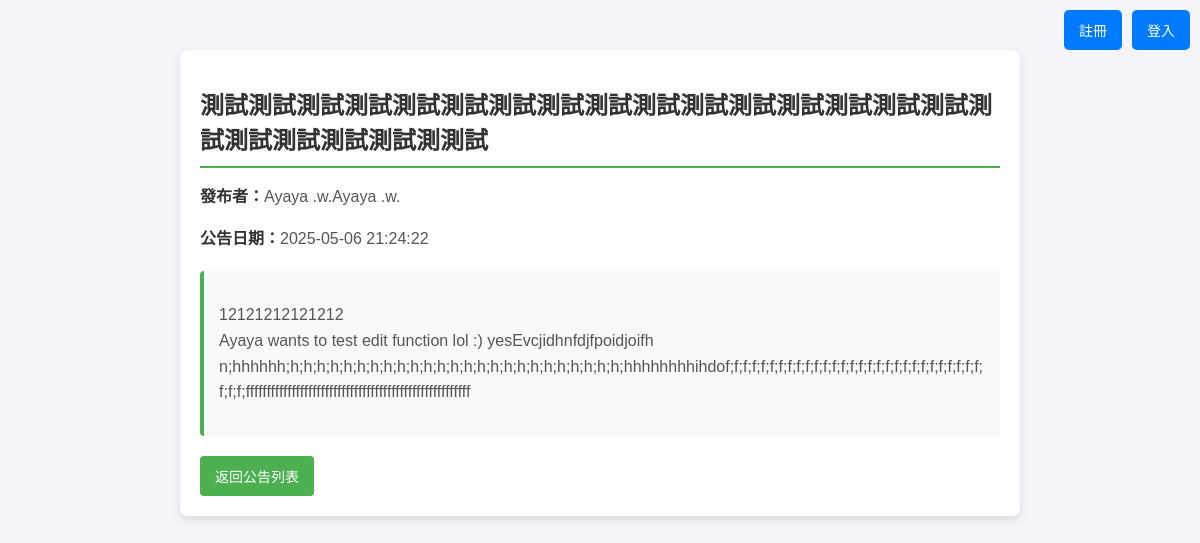
The page /announcement/detail.php?No=3 on the database its author committed.
### tables this page shows
CREATE TABLE `announcement` (
  `No` int(200) NOT NULL,
  `Title` varchar(255) NOT NULL,
  `Content` text NOT NULL,
  `Date` datetime NOT NULL,
  `Publisher` int(100) NOT NULL
);

CREATE TABLE `accounts` (
  `No` int(100) NOT NULL,
  `Email` varchar(100) NOT NULL,
  `Password` varchar(100) NOT NULL,
  `Name` varchar(100) NOT NULL,
  `Type` varchar(100) NOT NULL,
  `Status` enum('active','blocked') NOT NULL DEFAULT 'active',
  `block_reason` text DEFAULT NULL
);

### parsedown/Parsedown.php (called while the page is built, shortened)
<?php
class Parsedown
{
    function text($text)
    {
        $Elements = $this->textElements($text);
        $markup = $this->elements($Elements);
        $markup = trim($markup, "\n");
        return $markup;
    }
    protected function textElements($text)
    {
        $text = str_replace(array("\r\n", "\r"), "\n", $text);
        $text = trim($text, "\n");
        $lines = explode("\n", $text);
        return $this->linesElements($lines);
    }
    protected $breaksEnabled;
    protected $safeMode;
    protected $BlockTypes = array(
        '#' => array('Header'),
        '*' => array('Rule', 'List'),
        '+' => array('List'),
        '-' => array('SetextHeader', 'Table', 'Rule', 'List'),
        '0' => array('List'),
        '1' => array('List'),
        '2' => array('List'),
        '3' => array('List'),
        '4' => array('List'),
        '5' => array('List'),
        '6' => array('List'),
        '7' => array('List'),
        '8' => array('List'),
        '9' => array('List'),
        ':' => array('Table'),
        '<' => array('Comment', 'Markup'),
        '=' => array('SetextHeader'),
        '>' => array('Quote'),
        '[' => array('Reference'),
        '_' => array('Rule'),
        '`' => array('FencedCode'),
        '|' => array('Table'),
        '~' => array('FencedCode'),
    );
    protected $unmarkedBlockTypes = array(
        'Code',
    );
    protected function linesElements(array $lines)
    {
        $Elements = array();
        $CurrentBlock = null;
        foreach ($lines as $line)
        {
            $indent = strspn($line, ' ');
            $text = $indent > 0 ? substr($line, $indent) : $line;
            $Line = array('body' => $line, 'indent' => $indent, 'text' => $text);
            $marker = $text[0];
            $blockTypes = $this->unmarkedBlockTypes;
            if (isset($this->BlockTypes[$marker]))
            {
                foreach ($this->BlockTypes[$marker] as $blockType)
                {
                    $blockTypes []= $blockType;
                }
            }
            foreach ($blockTypes as $blockType)
            {
                $Block = $this->{"block$blockType"}($Line, $CurrentBlock);
            }
            if (isset($CurrentBlock) and $CurrentBlock['type'] === 'Paragraph')
            {
                $Block = $this->paragraphContinue($Line, $CurrentBlock);
            }
            if (isset($Block))
            {
                $CurrentBlock = $Block;
            }
            else
            {
                $CurrentBlock = $this->paragraph($Line);
                $CurrentBlock['identified'] = true;
            }
        }
        if (isset($CurrentBlock))
        {
            $Elements[] = $this->extractElement($CurrentBlock);
        }
        return $Elements;
    }
    protected function extractElement(array $Component)
    {
        return $Component['element'];
    }
    protected function blockList($Line, ?array $CurrentBlock = null)
    {
        list($name, $pattern) = $Line['text'][0] <= '-' ? array('ul', '[*+-]') : array('ol', '[0-9]{1,9}+[.\)]');
    }
    protected function paragraph($Line)
    {
        return array(
            'type' => 'Paragraph',
            'element' => array(
                'name' => 'p',
                'handler' => array(
                    'function' => 'lineElements',
                    'argument' => $Line['text'],
                    'destination' => 'elements',
                ),
            ),
        );
    }
    protected function paragraphContinue($Line, array $Block)
    {
        $Block['element']['handler']['argument'] .= "\n".$Line['text'];
        return $Block;
    }
    protected $InlineTypes = array(
        '!' => array('Image'),
        '&' => array('SpecialCharacter'),
        '*' => array('Emphasis'),
        ':' => array('Url'),
        '<' => array('UrlTag', 'EmailTag', 'Markup'),
        '[' => array('Link'),
        '_' => array('Emphasis'),
        '`' => array('Code'),
        '~' => array('Strikethrough'),
        '\\' => array('EscapeSequence'),
    );
    protected $inlineMarkerList = '!*_&[:<`~\\';
    protected function lineElements($text, $nonNestables = array())
    {
        $text = str_replace(array("\r\n", "\r"), "\n", $text);
        $Elements = array();
        $nonNestables = (empty($nonNestables)
            ? array()
            : array_combine($nonNestables, $nonNestables)
        );
        while ($excerpt = strpbrk($text, $this->inlineMarkerList))
        {
            $marker = $excerpt[0];
            $markerPosition = strlen($text) - strlen($excerpt);
            $Excerpt = array('text' => $excerpt, 'context' => $text);
            foreach ($this->InlineTypes[$marker] as $inlineType)
            {
                $Inline = $this->{"inline$inlineType"}($Excerpt);
                if ( ! isset($Inline))
                {
                    continue;
                }
                if ( ! isset($Inline['position']))
                {
                    $Inline['position'] = $markerPosition;
                }
                $Inline['element']['nonNestables'] = isset($Inline['element']['nonNestables'])
                    ? array_merge($Inline['element']['nonNestables'], $nonNestables)
                    : $nonNestables
                ;
                $unmarkedText = substr($text, 0, $Inline['position']);
                $InlineText = $this->inlineText($unmarkedText);
                $Elements[] = $InlineText['element'];
                $Elements[] = $this->extractElement($Inline);
                $text = substr($text, $Inline['position'] + $Inline['extent']);
                continue 2;
            }
            $unmarkedText = substr($text, 0, $markerPosition + 1);
            $InlineText = $this->inlineText($unmarkedText);
            $Elements[] = $InlineText['element'];
            $text = substr($text, $markerPosition + 1);
        }
        $InlineText = $this->inlineText($text);
        $Elements[] = $InlineText['element'];
        foreach ($Elements as &$Element)
        {
            if ( ! isset($Element['autobreak']))
            {
                $Element['autobreak'] = false;
            }
        }
        return $Elements;
    }
    protected function inlineText($text)
    {
        $Inline = array(
            'extent' => strlen($text),
            'element' => array(),
        );
        $Inline['element']['elements'] = self::pregReplaceElements(
            $this->breaksEnabled ? '/[ ]*+\n/' : '/(?:[ ]*+\\\\|[ ]{2,}+)\n/',
            array(
                array('name' => 'br'),
                array('text' => "\n"),
            ),
            $text
        );
        return $Inline;
    }
    protected function inlineEmailTag($Excerpt)
    {
        $hostnameLabel = '[a-zA-Z0-9](?:[a-zA-Z0-9-]{0,61}[a-zA-Z0-9])?';
        $commonMarkEmail = '[a-zA-Z0-9.!#$%&\'*+\/=?^_`{|}~-]++@'
            . $hostnameLabel . '(?:\.' . $hostnameLabel . ')*';
    }
    protected function inlineMarkup($Excerpt)
    {
        if ($Excerpt['text'][1] === '/' and preg_match('/^<\/\w[\w-]*+[ ]*+>/s', $Excerpt['text'], $matches))
        {
            return array(
                'element' => array('rawHtml' => $matches[0]),
                'extent' => strlen($matches[0]),
            );
        }
        if ($Excerpt['text'][1] === '!' and preg_match('/^/s', $Excerpt['text'], $matches))
        {
            return array(
                'element' => array('rawHtml' => $matches[0]),
                'extent' => strlen($matches[0]),
            );
        }
        if ($Excerpt['text'][1] !== ' ' and preg_match('/^<\w[\w-]*+(?:[ ]*+'.$this->regexHtmlAttribute.')*+[ ]*+\/?>/s', $Excerpt['text'], $matches))
        {
            return array(
                'element' => array('rawHtml' => $matches[0]),
                'extent' => strlen($matches[0]),
            );
        }
    }
    protected function handle(array $Element)
    {
        if (isset($Element['handler']))
        {
            if (!isset($Element['nonNestables']))
            {
                $Element['nonNestables'] = array();
            }
            if (is_string($Element['handler']))
            {
                $function = $Element['handler'];
                $argument = $Element['text'];
                unset($Element['text']);
                $destination = 'rawHtml';
            }
            else
            {
                $function = $Element['handler']['function'];
                $argument = $Element['handler']['argument'];
                $destination = $Element['handler']['destination'];
            }
            $Element[$destination] = $this->{$function}($argument, $Element['nonNestables']);
            unset($Element['handler']);
        }
        return $Element;
    }
    protected function element(array $Element)
    {
        $Element = $this->handle($Element);
        $hasName = isset($Element['name']);
        $markup = '';
        if ($hasName)
        {
            $markup .= '<' . $Element['name'];
        }
        $permitRawHtml = false;
        if (isset($Element['text']))
        {
            $text = $Element['text'];
        }
        elseif (isset($Element['rawHtml']))
        {
            $text = $Element['rawHtml'];
            $allowRawHtmlInSafeMode = isset($Element['allowRawHtmlInSafeMode']) && $Element['allowRawHtmlInSafeMode'];
            $permitRawHtml = !$this->safeMode || $allowRawHtmlInSafeMode;
        }
        $hasContent = isset($text) || isset($Element['element']) || isset($Element['elements']);
        if ($hasContent)
        {
            $markup .= $hasName ? '>' : '';
            if (isset($Element['elements']))
            {
                $markup .= $this->elements($Element['elements']);
            }
            elseif (isset($Element['element']))
            {
                $markup .= $this->element($Element['element']);
            }
            else
            {
                if (!$permitRawHtml)
                {
                    $markup .= self::escape($text, true);
                }
                else
                {
                    $markup .= $text;
                }
            }
            $markup .= $hasName ? '</' . $Element['name'] . '>' : '';
        }
        elseif ($hasName)
        {
            $markup .= ' />';
        }
        return $markup;
    }
    protected function elements(array $Elements)
    {
        $markup = '';
        $autoBreak = true;
        foreach ($Elements as $Element)
        {
            $autoBreakNext = (isset($Element['autobreak'])
                ? $Element['autobreak'] : isset($Element['name'])
            );
            $autoBreak = !$autoBreak ? $autoBreak : $autoBreakNext;
            $markup .= ($autoBreak ? "\n" : '') . $this->element($Element);
            $autoBreak = $autoBreakNext;
        }
        $markup .= $autoBreak ? "\n" : '';
        return $markup;
    }
    protected static function pregReplaceElements($regexp, $Elements, $text)
    {
        $newElements = array();
        $newElements[] = array('text' => $text);
        return $newElements;
    }
    protected static function escape($text, $allowQuotes = false)
    {
        return htmlspecialchars($text, $allowQuotes ? ENT_NOQUOTES : ENT_QUOTES, 'UTF-8');
    }
    protected $regexHtmlAttribute = '[a-zA-Z_:][\w:.-]*+(?:\s*+=\s*+(?:[^"\'=<>`\s]+|"[^"]*+"|\'[^\']*+\'))?+';
}

### announcement/detail.php (the view, shortened to what this page needs)
<?php
    require('../db.inc');
    require('../parsedown/Parsedown.php');
    mysqli_set_charset($link, 'utf8');
    $announcementNo = isset($_GET['No']) ? intval($_GET['No']) : 0;
    $sql = "SELECT announcement.Title, announcement.Content, announcement.Date, accounts.Name AS PublisherName
            FROM announcement
            JOIN accounts ON announcement.Publisher = accounts.No
            WHERE announcement.No = ?";
    $stmt = mysqli_prepare($link, $sql);
    mysqli_stmt_bind_param($stmt, 'i', $announcementNo);
    mysqli_stmt_execute($stmt);
    $result = mysqli_stmt_get_result($stmt);
    $announcement = mysqli_fetch_assoc($result);
    $pageTitle = htmlspecialchars($announcement['Title']);
    $parsedown = new Parsedown();
?>
<html>
    <head>
    </head>
    <body>
        <div class="top-right-buttons">
            <?php include('../userMenu.php'); ?>
        </div>
        <div class="container">
            <h1><?php echo $pageTitle; ?></h1>
            <div class="meta">
                <p><strong>發布者：</strong><?php echo htmlspecialchars($announcement['PublisherName']); ?></p>
                <p><strong>公告日期：</strong><?php echo htmlspecialchars($announcement['Date']); ?></p>
            </div>
            <div class="content">
                <?php
                echo $parsedown->text(nl2br(htmlspecialchars($announcement['Content'])));
                ?>
            </div>
            <a href="announcement.php" class="back-button">返回公告列表</a>
        </div>
    </body>
</html>

### announcement/detail.php (style rules this page uses)
body { font-family: Arial, sans-serif; background-color: #f4f4f9; margin: 0; padding: 0; }
.container { max-width: 800px; margin: 50px auto; background: #fff; padding: 20px; border-radius: 8px; box-shadow: 0 4px 8px rgba(0, 0, 0, 0.1); }
h1 { font-size: 24px; color: #333; border-bottom: 2px solid #4CAF50; padding-bottom: 10px; }
p { font-size: 16px; color: #555; line-height: 1.6; }
.meta { margin-bottom: 20px; font-size: 14px; color: #888; }
.meta strong { color: #333; }
.content { white-space: normal; word-wrap: break-word; word-break: break-word; background: #f9f9f9; padding: 15px; border-left: 4px solid #4CAF50; border-radius: 4px; }
.back-button, .edit-button { display: inline-block; margin-top: 20px; padding: 10px 15px; font-size: 14px; color: #fff; background-color: #4CAF50; text-decoration: none; border-radius: 4px; transition: background-color 0.3s ease; }
.top-right-buttons { position: absolute; top: 10px; right: 10px; }

### rows shown on the page
announcement: Title "測試測試測試測試測試測試測試測試測試測試測試測試測試測試測試測試測試測試測試測試測試測測試", Publisher.Name "Ayaya .w.Ayaya .w.", Date "2025-05-06 21:24:22", Content "12121212121212 Ayaya wants to test edit function lol :) yesEvcjidhnfdjfpoidjoifh n;hhhhhh;h;h;h;h;h;h;h;h;h;h;h;h;h;h;h;h;h;h;h;h;h;h;h;h;h;hhhhhhhhihdof;f;f;f;f;f;f;f;f;f;f;f;f;f;f;f;f;f;f;f;f;f;f;f;f;f;f;f;f;f;f;f;ffffffffffffffffffffffffffffffffffffffffffffffffffffff"
